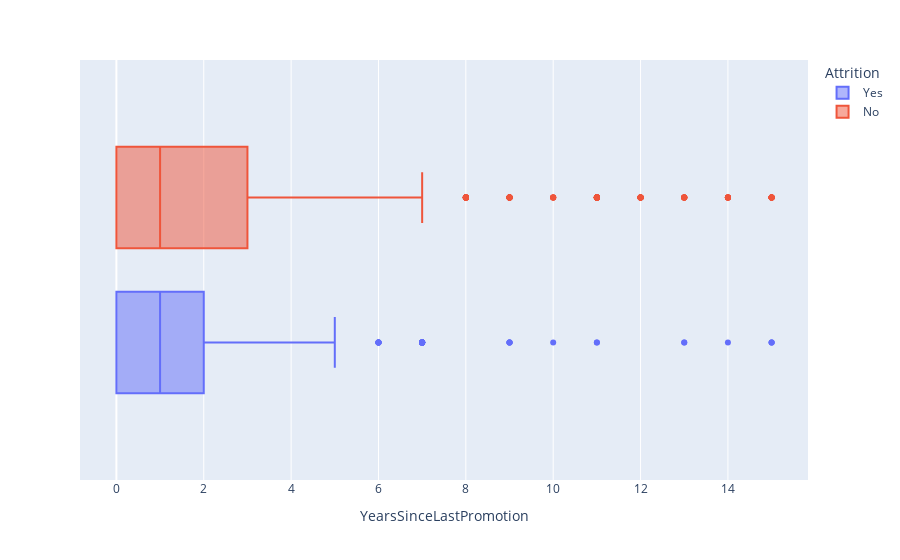

Notebook code for this chart:
### Markdown cell above
Generally, employees who have been in the company for a long time are more likely to be retained in the company.

### Code cell
fig = px.box(employee_data, x = "YearsSinceLastPromotion", color = "Attrition")
fig.show()

### Figure 1 — Plotly figure (JSON) as saved in the notebook; plotly's stock layout.template omitted (floating-point values rounded to 4 significant figures; data arrays with more than 128 entries replaced by an {"elided": "..."} marker saying what was removed)
{"data": [{"alignmentgroup": "True", "hovertemplate": "Attrition=Yes<br>YearsSinceLastPromotion=%{x}<extra></extra>", "legendgroup": "Yes", "marker": {"color": "#636efa"}, "name": "Yes", "notched": false, "offsetgroup": "Yes", "orientation": "h", "showlegend": true, "type": "box", "x": {"elided": "237 int values"}, "x0": " ", "xaxis": "x", "y0": " ", "yaxis": "y"}, {"alignmentgroup": "True", "hovertemplate": "Attrition=No<br>YearsSinceLastPromotion=%{x}<extra></extra>", "legendgroup": "No", "marker": {"color": "#EF553B"}, "name": "No", "notched": false, "offsetgroup": "No", "orientation": "h", "showlegend": true, "type": "box", "x": {"elided": "1233 int values"}, "x0": " ", "xaxis": "x", "y0": " ", "yaxis": "y"}], "layout": {"boxmode": "group", "legend": {"title": {"text": "Attrition"}, "tracegroupgap": 0}, "margin": {"t": 60}, "xaxis": {"anchor": "y", "domain": [0, 1], "title": {"text": "YearsSinceLastPromotion"}}, "yaxis": {"anchor": "x", "domain": [0, 1]}}}
